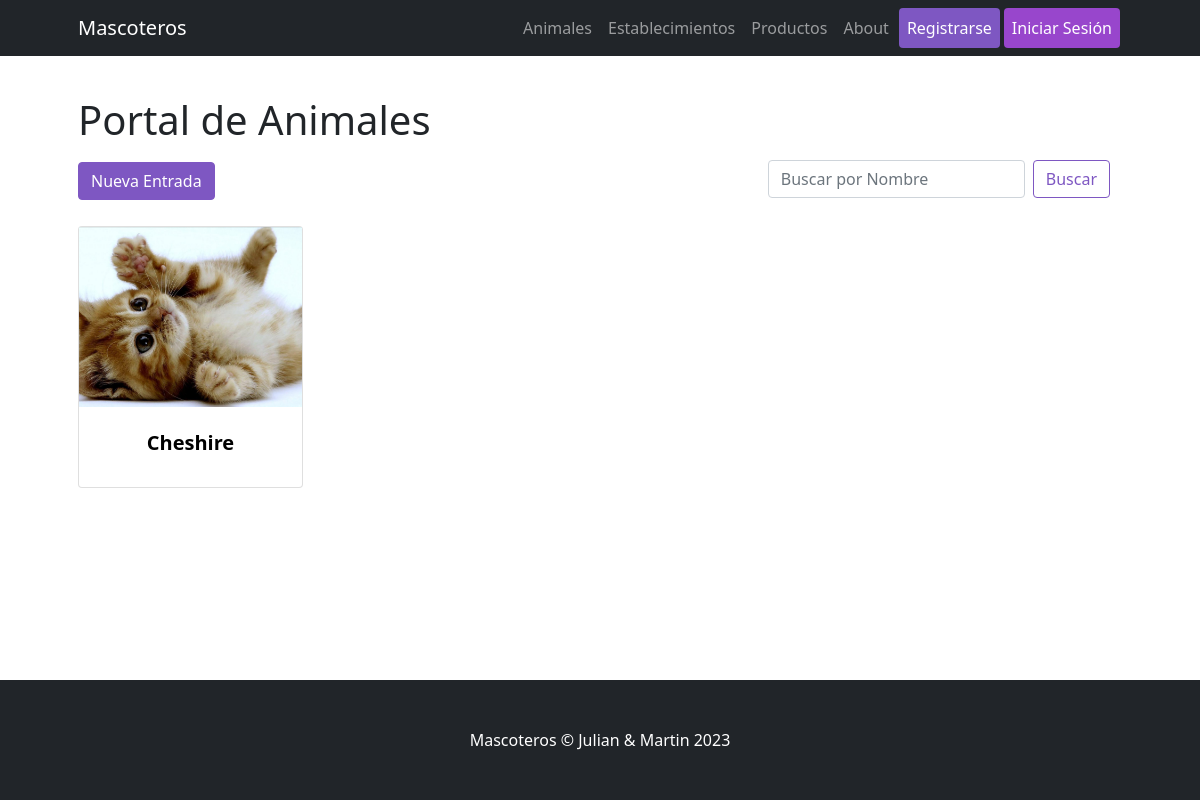
Page /Mascoteros/animal/list/ on the earlier database version.
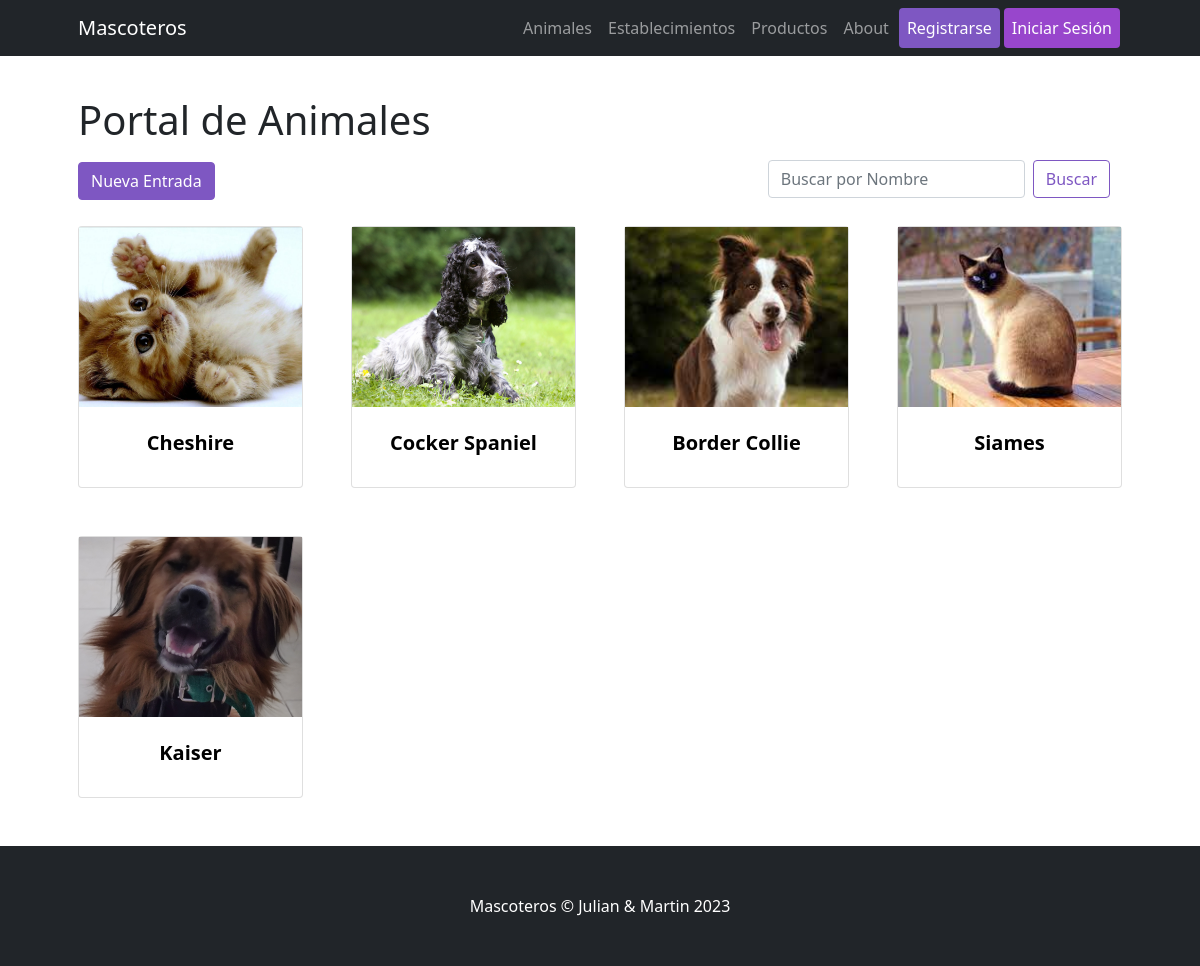
Same page on the later database version.
### Mascoteros/models.py (models this page shows)
class Animal (models.Model):
    especie      = models.CharField(max_length=64)
    nombre       = models.CharField(max_length=64)
    descripcion  = models.CharField(max_length=500)
    imagen       = models.ImageField(upload_to='images_animales')
    tamaño       = models.CharField(max_length=32)
    apto_niños   = models.BooleanField()

### Mascoteros/views.py (the view)
# urls.py: path("animal/list/", ListaAnimal.as_view(), name="AnimalesLista"),
class ListaAnimal(ListView):
    model = Animal
    template_name = "Mascoteros/animal/animal_list.html"

### Mascoteros/templates/Mascoteros/animal/animal_list.html (shortened to what this page needs)
{% extends "Mascoteros/parent.html" %}
{% load static %}
{% block contenidoDinamico %}
<h1 class="card-title">Portal de Animales </h1>
<a href="{% url 'AnimalesCrear' %}" class="btn btn-dark active float-right" role="button" aria-pressed="true">Nueva Entrada</a>
<nav class="navbar navbar-light  float-end">
    <div class="container-fluid">
      <form action="/Mascoteros/resultadoAnimales/" class="d-flex" method="GET">
        <input type="text" name="nombre" class="form-control me-2" placeholder="Buscar por Nombre">
        <button class="btn btn-outline-success" type="submit">Buscar</button>
      </form>
    </div>
</nav>
<div class="row gx-4 gx-lg-5 row-cols-2 row-cols-md-3 row-cols-xl-4 justify-content-left">
    {% for animal in object_list %}
        <div class="col mb-5">
            <a href="{% url 'AnimalesDetalle' animal.id %}">
                <div class="card h-100 zoom">
                    <img class="card-img-top-list" src="{{animal.imagen.url}}" alt="..." />
                    <div class="card-body p-4">
                        <div class="text-center">
                            <h5 class="fw-bolder">{{animal.nombre}}</h5>
                        </div>
                    </div>
                </div>
            </a>
        </div>
    {% endfor %}
</div>
{% endblock %}

### Mascoteros/templates/Mascoteros/parent.html (shortened to what this page needs)
<!DOCTYPE html>
<html lang="en">
    <head>
        {% load static %}
        <link href="{% static 'Mascoteros/css/styles.css' %}" rel="stylesheet" />
    </head>
    <body class="d-flex flex-column min-vh-100">
        <nav class="navbar navbar-expand-lg navbar-dark bg-dark fixed-top">
            <div class="container px-5">
                <a class="navbar-brand" href="{% url 'Home' %}">Mascoteros</a>
                <div class="collapse navbar-collapse" id="navbarSupportedContent">
                    <ul class="navbar-nav ms-auto mb-2 mb-lg-0">
                        <ul class="navbar-nav me-auto mb-2 mb-lg-0 ms-lg-4">
                            <li class="nav-item"><a class="nav-link" href="{% url 'AnimalesLista' %}">Animales</a></li>
                            <li class="nav-item"><a class="nav-link" href="{% url 'EstablecimientosLista' %}">Establecimientos</a></li>
                            <li class="nav-item"><a class="nav-link" href="{% url 'ProductosLista' %}">Productos</a></li>
                            <li class="nav-item"><a class="nav-link" href="{% url 'About' %}">About</a></li>
                            {% if not user.is_authenticated %}
                            <li class="nav-item"><a class="nav-link active rounded" aria-current="page"  href="{% url 'Register' %}">Registrarse</a></li>
                            <li class="nav-item"><a class="nav-link active-2 rounded" aria-current="page" href="{% url 'Login' %}">Iniciar Sesión</a></li>
                            {% endif %}
                    </ul>
                </div>
            </div>
        </nav>
        <div class="container px- px-lg-5">
            {% block contenidoDinamico %}
            {% endblock %}
        </div>
        <footer class="py-5 bg-dark mt-auto">
            <div class="container"><p class="m-0 text-center text-white">Mascoteros &copy; Julian & Martin 2023</p></div>
        </footer>
    </body>
</html>

Differences in the rows shown:
added Animal: imagen (picture), nombre "Cocker Spaniel"
added Animal: imagen (picture), nombre "Border Collie"
added Animal: imagen (picture), nombre "Siames"
added Animal: imagen (picture), nombre "Kaiser"
